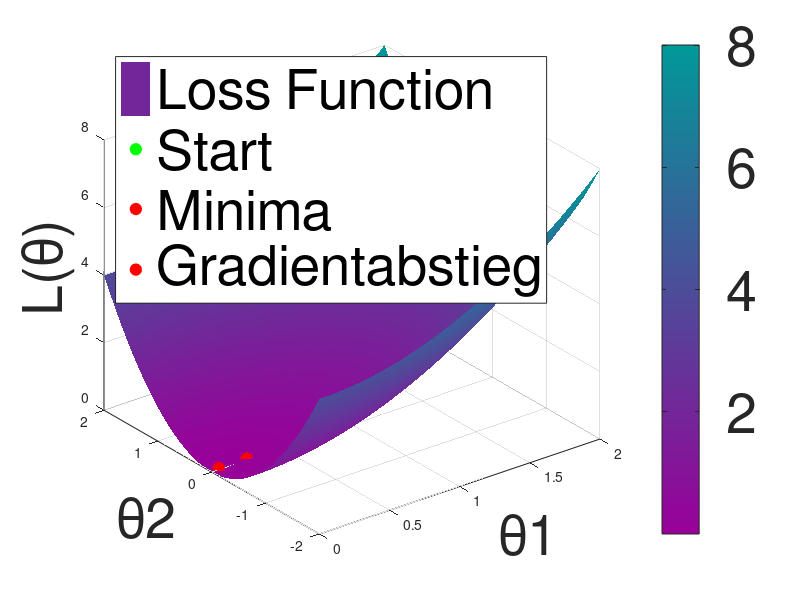

The MATLAB source for this figure:
% Clear workspace and figures
clear; close all; clc;

% Define the range for x and y, focusing on the back half
x = linspace(0, 2, 100); % Increased resolution for smoother plot
y = linspace(-2, 2, 100);
[X, Y] = meshgrid(x, y);

% Define the loss function L(θ) as a convex function, e.g., a paraboloid
% L(θ) = (x - x_min)^2 + (y - y_min)^2
x_min = 0;
y_min = 0;
L = (X - x_min).^2 + (Y - y_min).^2;

% Plot the 3D surface with more subtle colors
figure;
surf(X, Y, L, 'EdgeColor', 'none');
hold on;

% Use a more subtle colormap by reducing intensity further
colormap(flipud(cool(256) * 0.6)); % Multiply by 0.6 to reduce intensity more

% Add colorbar for reference
colorbar('FontSize', 40);

% Label the axes
xlabel('θ1','FontSize', 40);
ylabel('θ2','FontSize', 40);
zlabel('L(θ)','FontSize', 40);
% title('Back Half of 3D Convex Loss Function with Path and Highlighted Minima');

% Define the starting point and the path
theta_start = [1.5, 1.5]; % Starting point in (x, y) coordinates
learning_rate = 0.1;
num_iterations = 50;

% Convert starting point to grid indices
[~, idx_x_start] = min(abs(x - theta_start(1)));
[~, idx_y_start] = min(abs(y - theta_start(2)));
theta_start_idx = [idx_x_start, idx_y_start];

% Initialize variables for the path
theta_idx = theta_start_idx;
path_X = x(theta_idx(1));
path_Y = y(theta_idx(2));
path_Z = L(theta_idx(1), theta_idx(2));

for i = 1:num_iterations
    % Current position in (x, y)
    current_x = x(theta_idx(1));
    current_y = y(theta_idx(2));

    % Compute the gradient of L(θ) at the current position
    if theta_idx(1) > 1 && theta_idx(1) < size(L, 1) && theta_idx(2) > 1 && theta_idx(2) < size(L, 2)
        grad_L_x = (L(theta_idx(1)+1, theta_idx(2)) - L(theta_idx(1)-1, theta_idx(2))) / (2*(x(2)-x(1)));
        grad_L_y = (L(theta_idx(1), theta_idx(2)+1) - L(theta_idx(1), theta_idx(2)-1)) / (2*(y(2)-y(1)));
    else
        grad_L_x = 0;
        grad_L_y = 0;
    end
    grad_L = [grad_L_x, grad_L_y];

    % Update θ using Gradient Descent
    theta_idx_new = theta_idx - learning_rate * grad_L;

    % Round the indices to the nearest integer
    theta_idx_new = round(theta_idx_new);

    % Ensure that the new indices are within the grid bounds
    theta_idx_new = max(min(theta_idx_new, [length(x), length(y)]), [1, 1]);

    % Append the new point to the path
    path_X(end+1) = x(theta_idx_new(1));
    path_Y(end+1) = y(theta_idx_new(2));
    path_Z(end+1) = L(theta_idx_new(1), theta_idx_new(2));

    % Update theta_idx for the next iteration
    theta_idx = theta_idx_new;
end

% Plot the path with a more subtle color and line style
% plot3(path_X, path_Y, path_Z, 'k-', 'LineWidth', 1.5, 'Color', [0.3, 0.3, 0.3]); % Gray path

% Mark the starting point
% plot3(path_X(1), path_Y(1), path_Z(1), 'go', 'MarkerSize', 6, 'MarkerFaceColor', 'g'); % Starting point

plot3(0.5, 1, 1, 'go', 'MarkerSize', 8, 'LineWidth', 1, 'MarkerFaceColor', 'g'); 

% Highlight the minima at (4, 0, 0) by overlaying a distinct marker
plot3(0.05, 0, 0.05, 'ro', 'MarkerSize', 8, 'LineWidth', 1, 'MarkerFaceColor', 'r'); % Minima marked with a larger red cross
plot3(0.25, 0, 0.05, 'ro', 'MarkerSize', 8, 'LineWidth', 1, 'MarkerFaceColor', 'r'); % Minima marked with a larger red cross

% Add a legend
% legend('Loss Function', 'Path', 'Start', 'Minima', 'Location', 'northwest');
legend('Loss Function', 'Start', 'Minima', 'Gradientabstieg','Location', 'northwest','FontSize', 40);

% Set the view angle for better visualization
view(3);
grid on;
hold off;

% Pause to keep the plot open
pause;

